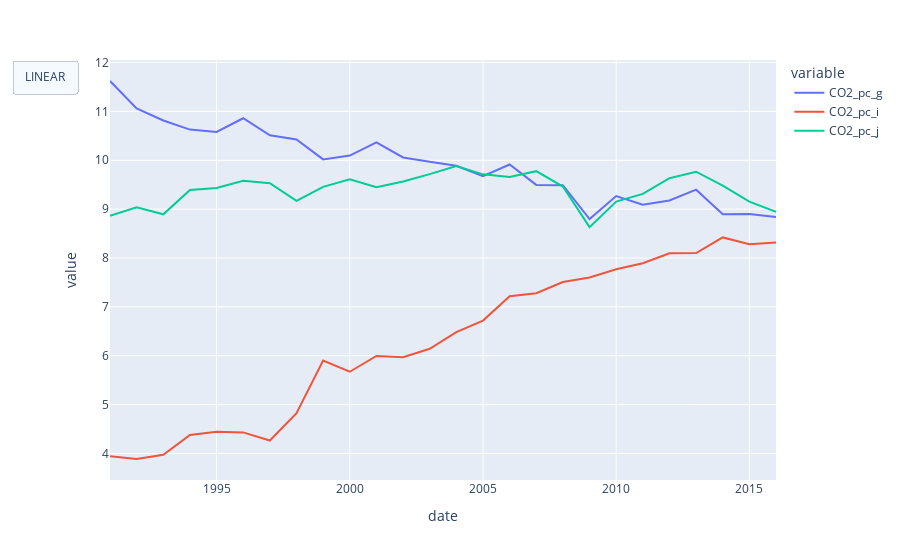

Here is the notebook cell this chart was saved with:
### Code cell
fig = px.line(df_clean, x= df_clean.index, y=['CO2_pc_g', 'CO2_pc_i', 'CO2_pc_j'])#, color="Country")

fig.update_layout(
    hovermode='x unified',
    updatemenus=[
        dict(
            type = "buttons",
            direction = "left",
            buttons=list([
                dict(
                    args=[{"yaxis.type": "linear"}],
                    label="LINEAR",
                    method="relayout"),
            ]),
        ),
    ]
)
fig.show()

### Figure 1 — Plotly figure (JSON) as saved in the notebook; plotly's stock layout.template omitted (floating-point values rounded to 4 significant figures)
{"data": [{"hovertemplate": "variable=CO2_pc_g<br>date=%{x}<br>value=%{y}<extra></extra>", "legendgroup": "CO2_pc_g", "line": {"color": "#636efa", "dash": "solid"}, "mode": "lines", "name": "CO2_pc_g", "orientation": "v", "showlegend": true, "type": "scatter", "x": ["1991-01-01T00:00:00", "1992-01-01T00:00:00", "1993-01-01T00:00:00", "1994-01-01T00:00:00", "1995-01-01T00:00:00", "1996-01-01T00:00:00", "1997-01-01T00:00:00", "1998-01-01T00:00:00", "1999-01-01T00:00:00", "2000-01-01T00:00:00", "2001-01-01T00:00:00", "2002-01-01T00:00:00", "2003-01-01T00:00:00", "2004-01-01T00:00:00", "2005-01-01T00:00:00", "2006-01-01T00:00:00", "2007-01-01T00:00:00", "2008-01-01T00:00:00", "2009-01-01T00:00:00", "2010-01-01T00:00:00", "2011-01-01T00:00:00", "2012-01-01T00:00:00", "2013-01-01T00:00:00", "2014-01-01T00:00:00", "2015-01-01T00:00:00", "2016-01-01T00:00:00"], "xaxis": "x", "y": [11.62, 11.06, 10.81, 10.63, 10.58, 10.86, 10.51, 10.43, 10.02, 10.1, 10.37, 10.06, 9.972, 9.889, 9.673, 9.915, 9.497, 9.491, 8.798, 9.268, 9.091, 9.178, 9.399, 8.895, 8.9, 8.84], "yaxis": "y"}, {"hovertemplate": "variable=CO2_pc_i<br>date=%{x}<br>value=%{y}<extra></extra>", "legendgroup": "CO2_pc_i", "line": {"color": "#EF553B", "dash": "solid"}, "mode": "lines", "name": "CO2_pc_i", "orientation": "v", "showlegend": true, "type": "scatter", "x": ["1991-01-01T00:00:00", "1992-01-01T00:00:00", "1993-01-01T00:00:00", "1994-01-01T00:00:00", "1995-01-01T00:00:00", "1996-01-01T00:00:00", "1997-01-01T00:00:00", "1998-01-01T00:00:00", "1999-01-01T00:00:00", "2000-01-01T00:00:00", "2001-01-01T00:00:00", "2002-01-01T00:00:00", "2003-01-01T00:00:00", "2004-01-01T00:00:00", "2005-01-01T00:00:00", "2006-01-01T00:00:00", "2007-01-01T00:00:00", "2008-01-01T00:00:00", "2009-01-01T00:00:00", "2010-01-01T00:00:00", "2011-01-01T00:00:00", "2012-01-01T00:00:00", "2013-01-01T00:00:00", "2014-01-01T00:00:00", "2015-01-01T00:00:00", "2016-01-01T00:00:00"], "xaxis": "x", "y": [3.943, 3.887, 3.972, 4.377, 4.442, 4.431, 4.265, 4.823, 5.9, 5.672, 5.996, 5.971, 6.142, 6.483, 6.72, 7.219, 7.28, 7.509, 7.601, 7.769, 7.892, 8.099, 8.1, 8.422, 8.282, 8.317], "yaxis": "y"}, {"hovertemplate": "variable=CO2_pc_j<br>date=%{x}<br>value=%{y}<extra></extra>", "legendgroup": "CO2_pc_j", "line": {"color": "#00cc96", "dash": "solid"}, "mode": "lines", "name": "CO2_pc_j", "orientation": "v", "showlegend": true, "type": "scatter", "x": ["1991-01-01T00:00:00", "1992-01-01T00:00:00", "1993-01-01T00:00:00", "1994-01-01T00:00:00", "1995-01-01T00:00:00", "1996-01-01T00:00:00", "1997-01-01T00:00:00", "1998-01-01T00:00:00", "1999-01-01T00:00:00", "2000-01-01T00:00:00", "2001-01-01T00:00:00", "2002-01-01T00:00:00", "2003-01-01T00:00:00", "2004-01-01T00:00:00", "2005-01-01T00:00:00", "2006-01-01T00:00:00", "2007-01-01T00:00:00", "2008-01-01T00:00:00", "2009-01-01T00:00:00", "2010-01-01T00:00:00", "2011-01-01T00:00:00", "2012-01-01T00:00:00", "2013-01-01T00:00:00", "2014-01-01T00:00:00", "2015-01-01T00:00:00", "2016-01-01T00:00:00"], "xaxis": "x", "y": [8.864, 9.04, 8.895, 9.393, 9.435, 9.582, 9.53, 9.169, 9.457, 9.613, 9.448, 9.565, 9.716, 9.881, 9.712, 9.658, 9.778, 9.462, 8.632, 9.156, 9.313, 9.634, 9.766, 9.481, 9.154, 8.944], "yaxis": "y"}], "layout": {"hovermode": "x unified", "legend": {"title": {"text": "variable"}, "tracegroupgap": 0}, "margin": {"t": 60}, "updatemenus": [{"buttons": [{"args": [{"yaxis.type": "linear"}], "label": "LINEAR", "method": "relayout"}], "direction": "left", "type": "buttons"}], "xaxis": {"anchor": "y", "domain": [0, 1], "title": {"text": "date"}}, "yaxis": {"anchor": "x", "domain": [0, 1], "title": {"text": "value"}}}}
